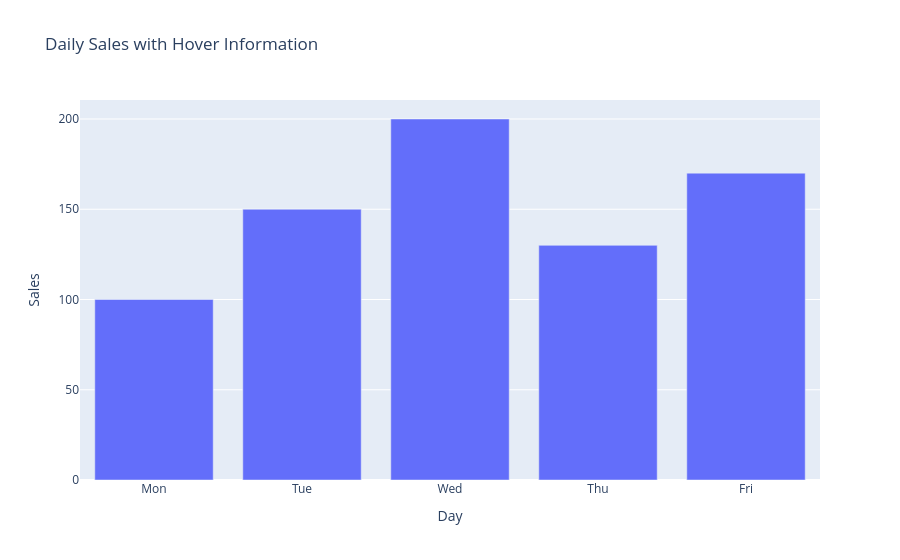

This figure's notebook cell:
### Markdown cell above
### Example 6: Bar Plot with Hover Data

### Code cell
fig = px.bar(
    df,
    x="Day",
    y="Sales",
    hover_data=["Sales"],
    title="Daily Sales with Hover Information"
)
fig.show()

### Figure 1 — Plotly figure (JSON) as saved in the notebook; plotly's stock layout.template omitted (floating-point values rounded to 4 significant figures)
{"data": [{"hovertemplate": "Day=%{x}<br>Sales=%{y}<extra></extra>", "legendgroup": "", "marker": {"color": "#636efa", "pattern": {"shape": ""}}, "name": "", "orientation": "v", "showlegend": false, "textposition": "auto", "type": "bar", "x": ["Mon", "Tue", "Wed", "Thu", "Fri"], "xaxis": "x", "y": [100, 150, 200, 130, 170], "yaxis": "y"}], "layout": {"barmode": "relative", "legend": {"tracegroupgap": 0}, "title": {"text": "Daily Sales with Hover Information"}, "xaxis": {"anchor": "y", "domain": [0, 1], "title": {"text": "Day"}}, "yaxis": {"anchor": "x", "domain": [0, 1], "title": {"text": "Sales"}}}}
